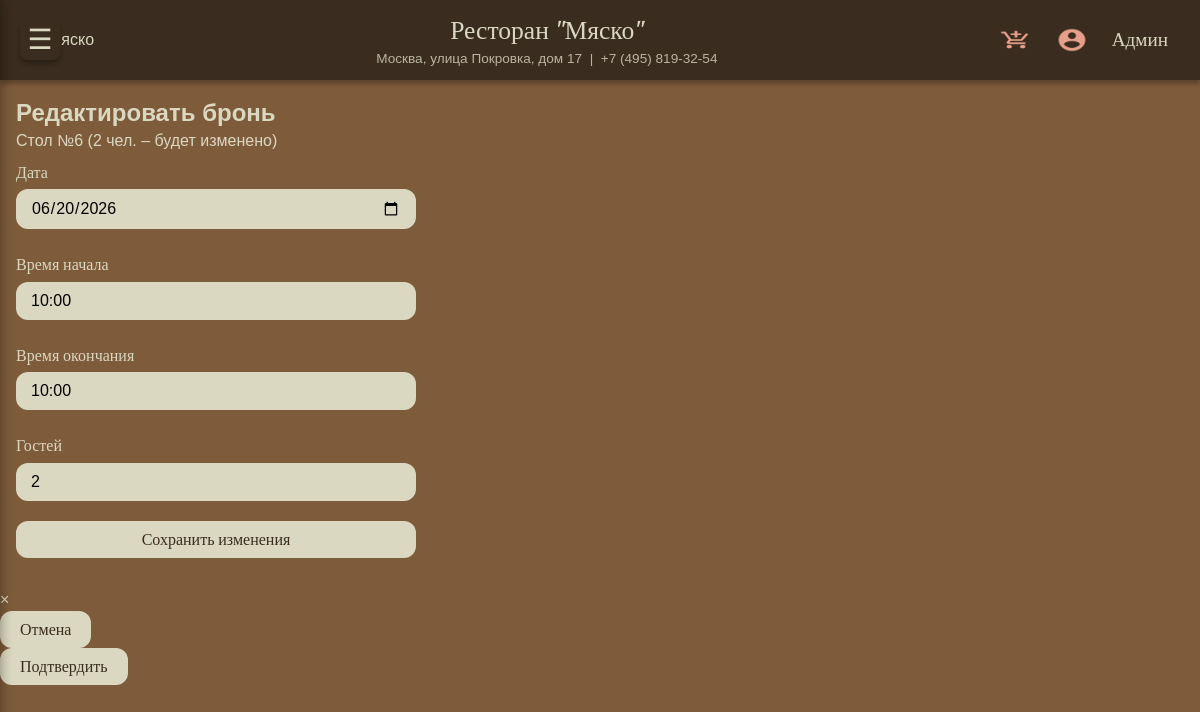
/reservation/18/edit (signed in), run on the app's committed database.
### tables this page shows
CREATE TABLE users (
                id INTEGER PRIMARY KEY AUTOINCREMENT,
                first_name TEXT NOT NULL,
                last_name TEXT NOT NULL,
                phone TEXT UNIQUE NOT NULL,
                email TEXT,
                password_hash TEXT NOT NULL,
                role TEXT DEFAULT 'user',
                bonus_points INTEGER DEFAULT 0
            );

CREATE TABLE reservations (
                id INTEGER PRIMARY KEY AUTOINCREMENT,
                user_id INTEGER,
                table_id INTEGER,
                date TEXT NOT NULL,
                start_time TEXT NOT NULL,
                end_time TEXT NOT NULL,
                guests INTEGER NOT NULL,
                status TEXT DEFAULT 'active',
                FOREIGN KEY (user_id) REFERENCES users(id),
                FOREIGN KEY (table_id) REFERENCES tables(id)
            );

### routers.py (the view, shortened to what this page needs)
@app.route('/reservation/<int:res_id>/edit', methods=['GET', 'POST'])
@login_required
def edit_reservation(res_id):
    with get_db() as conn:
        res = conn.execute("SELECT * FROM reservations WHERE id=? AND user_id=?", (res_id, current_user.id)).fetchone()
        if not res or res['status'] != 'active':
            flash('Бронь не найдена или уже не активна', 'error')
            return redirect(url_for('profile'))
        table = conn.execute("SELECT * FROM tables WHERE id=?", (res['table_id'],)).fetchone()
    form = EditReservationForm()
    if request.method == 'GET':
        form.date.data = res['date']
        form.start_time.data = res['start_time']
        form.end_time.data = res['end_time']
        form.guests.data = res['guests']
    return render_template('edit_reservation.html', form=form, reservation=res)

### forms.py
class EditReservationForm(FlaskForm):
    date = StringField('Дата', validators=[DataRequired()], render_kw={"type": "date"})
    start_time = StringField('Время начала', validators=[DataRequired()])
    end_time = StringField('Время окончания', validators=[DataRequired()])
    guests = IntegerField('Гостей', validators=[DataRequired(), NumberRange(min=1)])
    submit = SubmitField('Сохранить изменения')

### models.py (called while the page is built)
def get_db():
    conn = sqlite3.connect(DATABASE)
    conn.row_factory = sqlite3.Row
    conn.execute("PRAGMA foreign_keys = ON")
    return conn

    @staticmethod
    def get(user_id):
        with get_db() as conn:
            row = conn.execute("SELECT * FROM users WHERE id=?", (user_id,)).fetchone()
        return User(row) if row else None

### routers.py (called while the page is built)
@app.context_processor
def inject_csrf():
    from flask_wtf.csrf import generate_csrf
    return dict(csrf_token=generate_csrf, csrf_token_value=generate_csrf())

@login_manager.user_loader
def load_user(user_id):
    return User.get(user_id)

@app.before_request
def make_user_available():
    g.user = current_user if current_user.is_authenticated else None

### app/templates/edit_reservation.html (shortened to what this page needs)
{% extends "base.html" %}
{% block content %}
<div class="edit-reservation-container">
    <h2>Редактировать бронь</h2>
    <p>Стол №{{ reservation.table_id }} ({{ reservation.guests }} чел. – будет изменено)</p>
    <form method="POST" class="reservation-edit-form">
        <div class="form-group">{{ form.date.label }} {{ form.date(class="form-control", required=True) }}</div>
        <div class="form-group">{{ form.start_time.label }} {{ form.start_time(class="form-control", placeholder="ЧЧ:ММ", required=True) }}</div>
        <div class="form-group">{{ form.end_time.label }} {{ form.end_time(class="form-control", placeholder="ЧЧ:ММ", required=True) }}</div>
        <div class="form-group">{{ form.guests.label }} {{ form.guests(class="form-control", min=1) }}</div>
        {{ form.submit(class="btn-primary") }}
    </form>
</div>
{% endblock %}

### app/templates/base.html (shortened to what this page needs)
<!DOCTYPE html>
<html lang="ru">
<head>
    <link rel="stylesheet" href="{{ url_for('static', filename='css/font.css') }}">
    <link rel="stylesheet" href="{{ url_for('static', filename='style.css') }}">
</head>
<body>
    <div class="menu-toggle" id="menu-toggle-btn">☰</div>
    <header class="site-header">
        <div class="header-container">
            <div class="logo">
                <a href="{{ url_for('index') }}">
                    <img src="{{ url_for('static', filename='images/logo.png') }}" alt="Мяско" height="40">
                </a>
            </div>
            <div class="header-info">
                <div class="restaurant-name">Ресторан "Мяско"</div>
                <div class="restaurant-address">Москва, улица Покровка, дом 17 &nbsp;|&nbsp; +7 (495) 819-32-54</div>
            </div>
            <div class="header-actions">
                <a href="{{ url_for('cart') }}" class="header-icon cart-icon" title="Корзина"></a>
                {% if current_user.is_authenticated %}
                    <a href="{{ url_for('profile') }}" class="header-icon profile-icon" title="Личный кабинет"></a>
                    <a href="{{ url_for('profile') }}" class="user-name">{{ current_user.first_name }}</a>
                {% else %}
                    <a href="{{ url_for('login') }}" class="header-icon profile-icon" title="Войти"></a>
                {% endif %}
            </div>
        </div>
    </header>
    <main>
        {% block content %}{% endblock %}
    </main>
    <div id="confirm-modal" class="modal">
        <div class="modal-content">
            <span class="close">&times;</span>
            <div class="modal-actions">
                <button id="modal-cancel">Отмена</button>
                <form id="modal-form" method="POST">
                    <button type="submit" id="modal-confirm">Подтвердить</button>
                </form>
            </div>
        </div>
    </div>
</body>
</html>

### app/static/style.css (style rules this page uses)
:root { --brown-dark: #3a2c1e; --brown-medium: #7e5b3b; --beige-light: #dbd8c1; --accent: #e69f8a; --black-40: rgba(0, 0, 0, 0.4); --font-heading: 'Volkhov-Italic', 'Volkhov-Bold Italic', serif; --font-body: 'Inter-Regular', 'Anek Devanagari-Regular', sans-serif; --shadow: 0px 4px 4px rgba(0, 0, 0, 0.25); }
* { margin: 0; padding: 0; box-sizing: border-box; }
body { background-color: var(--brown-medium); font-family: var(--font-body); color: var(--beige-light); line-height: 1.4; padding-top: 80px; }
a { text-decoration: none; color: inherit; }
.site-header { position: fixed; top: 0; left: 0; width: 100%; background: var(--brown-dark); box-shadow: var(--shadow); z-index: 1000; padding: 0.8rem 2rem; }
.header-container { max-width: 1400px; margin: 0 auto; display: flex; justify-content: space-between; align-items: center; flex-wrap: wrap; gap: 1rem; }
.logo img { height: 45px; }
.header-info { text-align: center; flex: 1; }
.restaurant-name { font-family: var(--font-heading); font-size: 1.6rem; color: var(--beige-light); white-space: nowrap; }
.restaurant-address { font-size: 0.85rem; color: var(--beige-light); opacity: 0.8; white-space: nowrap; }
.header-actions { display: flex; align-items: center; gap: 1.5rem; }
.header-icon { width: 32px; height: 32px; background-size: contain; background-repeat: no-repeat; background-position: center; cursor: pointer; }
.cart-icon { background-image: url('/static/images/add_shopping_cart.png'); }
.profile-icon { background-image: url('/static/images/account_circle.png'); }
.user-name { font-family: var(--font-heading); font-size: 1.2rem; color: var(--beige-light); white-space: nowrap; display: inline-block; max-width: 150px; overflow: hidden; text-overflow: ellipsis; }
.menu-toggle { position: fixed; top: 20px; left: 20px; z-index: 1002; width: 40px; height: 40px; background: var(--brown-dark); border-radius: 8px; display: flex; align-items: center; justify-content: center; font-size: 28px; cursor: pointer; color: var(--beige-light); box-shadow: var(--shadow); }
main { max-width: 1400px; margin: 1rem auto; padding: 0 1rem; }
.btn, .big-btn, button, .btn-link, input[type="submit"] { background-color: var(--beige-light); border: none; border-radius: 12px; padding: 8px 20px; font-family: var(--font-heading); font-size: 1rem; color: var(--brown-dark); cursor: pointer; transition: all 0.2s ease; display: inline-block; text-align: center; }
form input, form select, form textarea { background: var(--beige-light); border: none; border-radius: 12px; padding: 10px 15px; font-family: var(--font-body); font-size: 1rem; width: 100%; max-width: 400px; margin: 5px 0 15px; }
form label { font-family: var(--font-heading); display: block; margin-top: 10px; }

### data on the page
users: first_name "Админ"
reservations: table_id "6", guests "2", date "06/20/2026", start_time "10:00", end_time "10:00"
